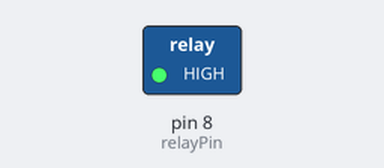
A sketch run on a simulated Arduino Uno, built with avr-gcc and run on an emulated ATmega328P. On the bench: switched loads named in the sketch (green lamp = pin HIGH).

Above: at 1.0 s.
At 3.0 s:
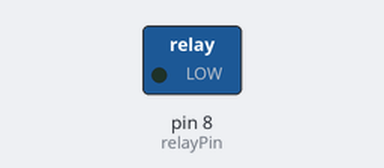
Timing chart, 0 to 5.2 s (numbered marks = the images above):
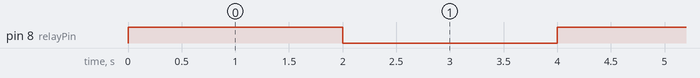

The sketch:

9.ino
```cpp
/*
Enciende y apaga una bombilla de 220V, cada 2 segundos, mediante un relé conectado al PIN 8 de Arduino
*/
int relayPin = 8; // PIN al que va conectado el relé

void setup(){
  pinMode(relayPin, OUTPUT);
}

void loop() {
  digitalWrite(relayPin, HIGH); // ENCENDIDO
  delay(2000);
  digitalWrite(relayPin, LOW); // APAGADO
  delay(2000);
}
```

Measured:
- by itself, pin 8 (relayPin): alternates HIGH for 2.0 s and LOW for 2.0 s
